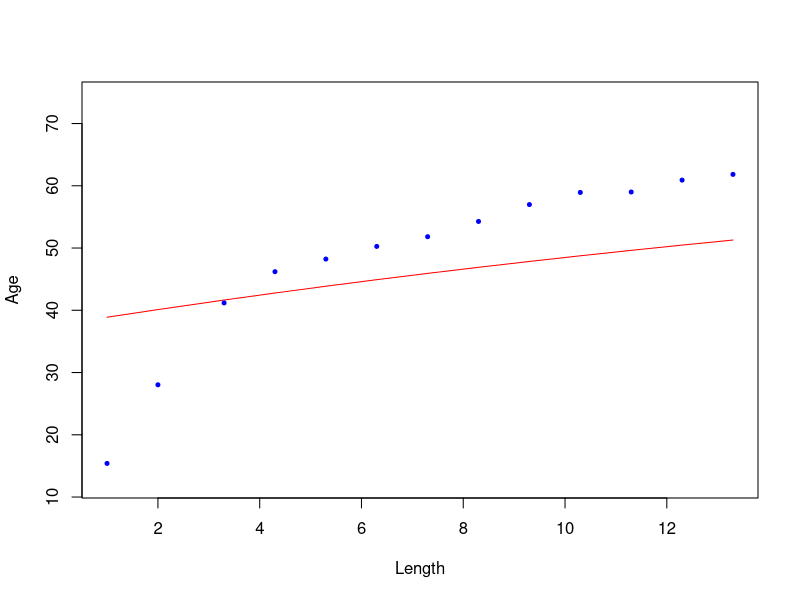

This chart was generated by the following R code:
## ---- chunk 1
Age = c(
    1,2,3.3,4.3,5.3,
    6.3,7.3,8.3,9.3,10.3,
    11.3,12.3,13.3)
Length = c(
    15.4,28.03,41.18,46.2,48.23,
    50.26,51.82,54.27,56.98,58.93,
    59,60.91,61.83)
## ---- chunk 2
VBGF <- function(x, L, K, t0){
    res <- L * (1 - exp(-1 * K *(x-t0)))
    return(res)
}
## ---- chunk 3
myMLE <- function(par, data) {
    #parameters
    mu    <- par[1] # mean
    sigma <- par[2] # standard deviation
    
    # calculate likelihood
    R = dnorm(data, mu, sigma) # pdf of normal distr.
    res = -sum(log(R)) # NLL
    return(res)
} # end func myMLE
## ---- chunk 4
myFunc <- function(par, data, isOut=T){
    # parameters
    L    <- par[1]
    K    <- par[2]
    t0   <- par[3] 
    sig  <- par[4] # standard deviation of error
    
    # data
    x     <- data$x
    y     <- data$y
    ypred <- VBGF(x, L, K, t0)
    
    #Dev2 = (log(Length/ypred))^2
    #sig = sqrt(mean(Dev2)) # sum the residual error
    
    # Calculate likelihood
    ## y = x * exp(error) => error = log(y / x)
    ## error ~ N(0, sigma2)
    res <- myMLE(c(0, sig), log(y/ypred))
    if (isOut){print(res)}

    return(res)
}
## ---- chunk 5
# arrange data
dat = data.frame(x=Age,y=Length)

# MLE
result <- optim(
    par=c(1,2,0,1), 
    myFunc, 
    data=dat)
print(result$par)
## ---- chunk 6
dat = data.frame(x=Age,y=Length)
dat$ypred = VBGF(
    dat$x,
    L  = result$par[1],
    K  = result$par[2],
    t0 = result$par[3])
## ---- chunk 7
plot(dat$x, dat$ypred,
     col="red", type="l",
     xlab="Length", ylab="Age",
     ylim=c(
         range(dat$y)[1]*0.8,
         range(dat$y)[2]*1.2))

points(dat$x, dat$y,
     col="blue", pch=20, cex=0.8,
     xlab="Length", ylab="Age")
